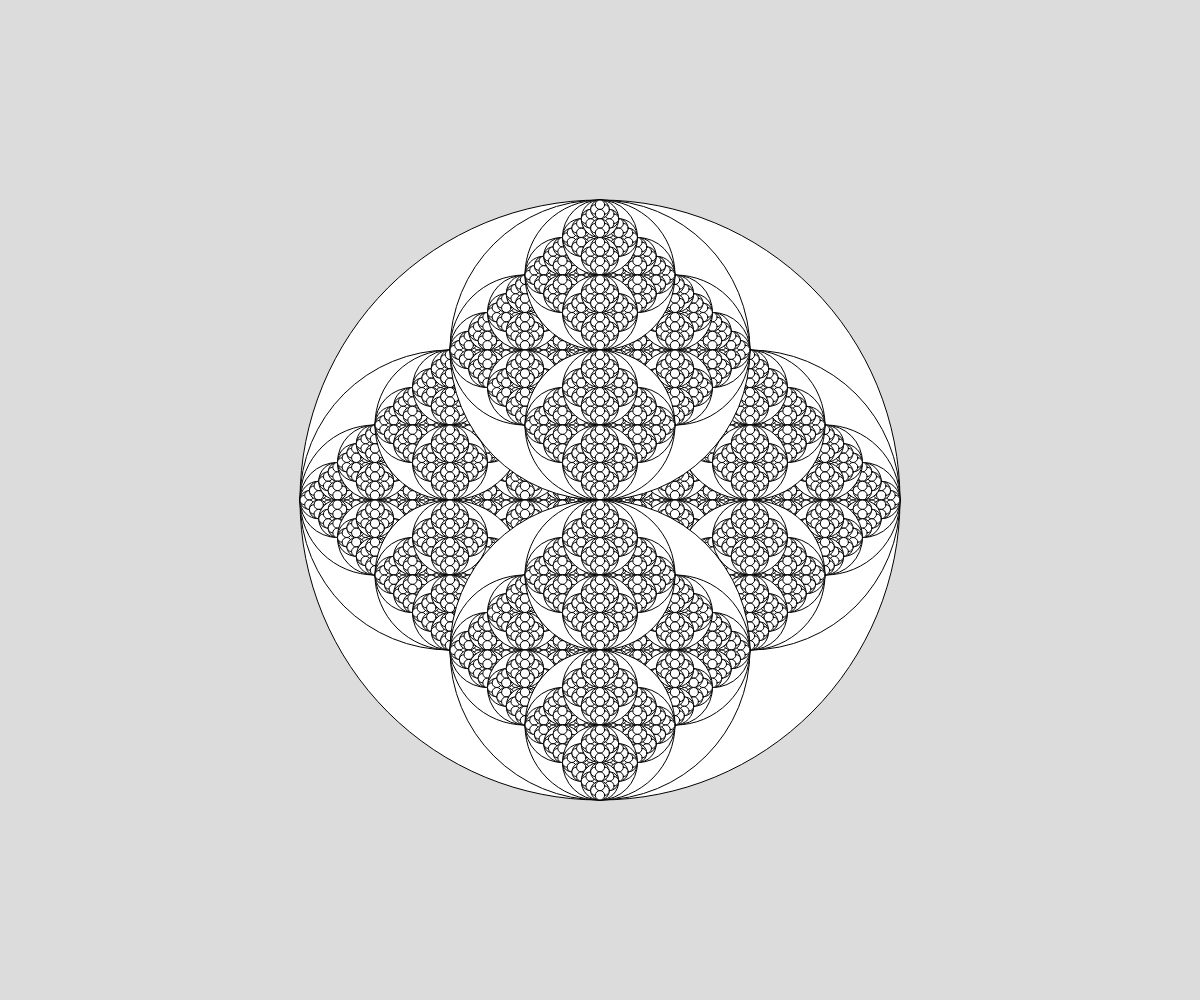
Frame 1 (no input)
Frame 60 (no input): identical to frame 1, image omitted
Frame 120 (the mouse pressed at the canvas centre since frame 60): identical to frame 1, image omitted

The p5.js sketch that drew this single still picture (run headless with seeded random() and noise() and a simulated clock; from frame 60 on, the mouse is pressed at the canvas centre):

// p5.js sketch
// ── sketch.js
// Drawing Cricles with Recursion


function setup() {
  createCanvas(windowWidth, windowHeight);
}

function draw() {
  background(220);

  recursiveCircle(width / 2, height / 2, 300);
}

function recursiveCircle(x, y, r) {
  circle(x, y, r * 2);

  if (r > 5) {
    recursiveCircle(x - r / 2, y, r / 2);
    recursiveCircle(x + r / 2, y, r / 2);
    recursiveCircle(x, y - r / 2, r / 2);
    recursiveCircle(x, y + r / 2, r / 2);
  }
}
